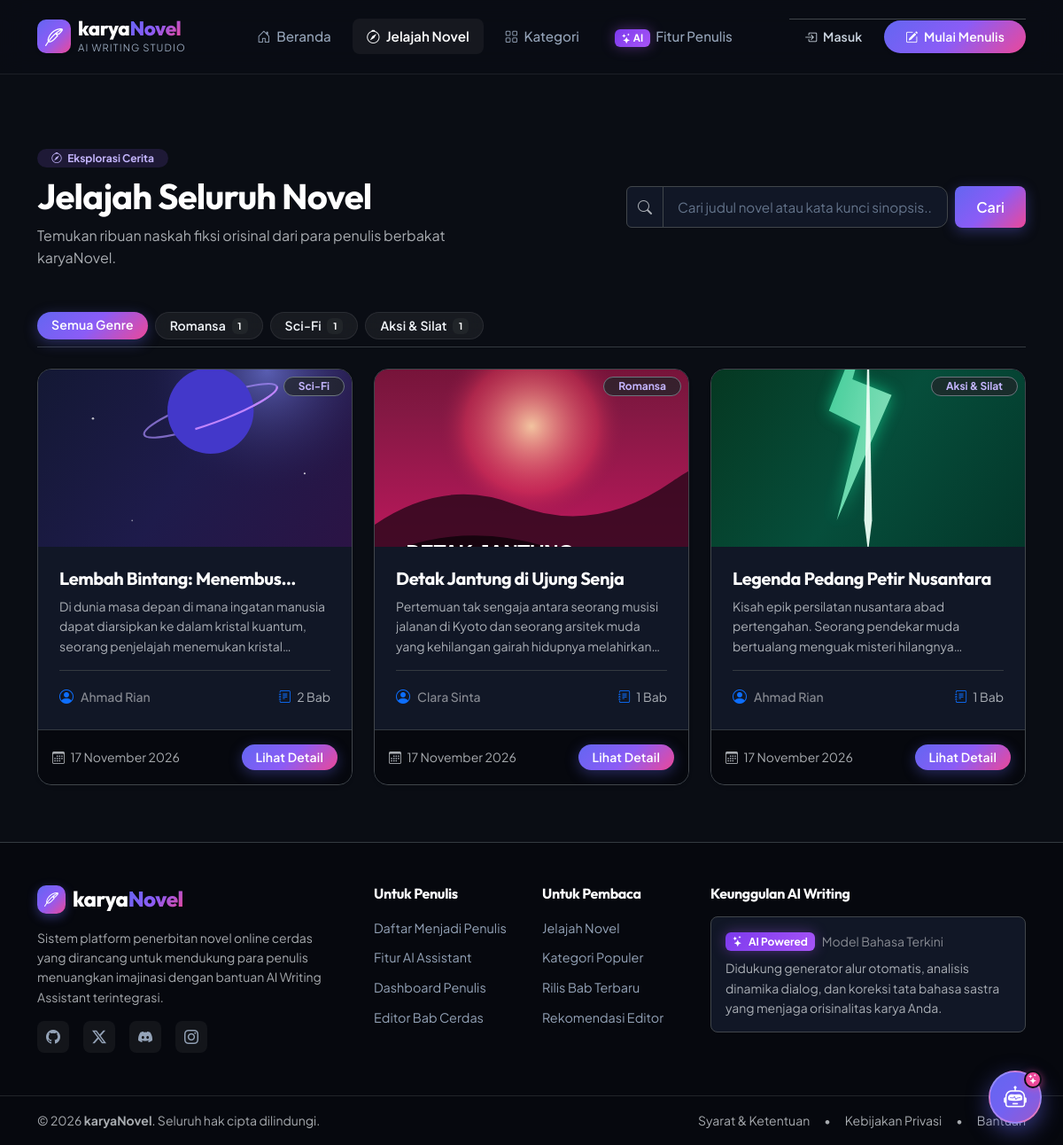
Page /novel on the committed database.
### tables this page shows
CREATE TABLE `novels` (
    `id` INT AUTO_INCREMENT PRIMARY KEY,
    `user_id` INT NOT NULL,
    `title` VARCHAR(200) NOT NULL,
    `synopsis` TEXT NOT NULL,
    `genre` VARCHAR(100) NOT NULL,
    `cover` VARCHAR(255) NULL,
    `status` ENUM('draft', 'published') DEFAULT 'draft',
    `created_at` TIMESTAMP DEFAULT CURRENT_TIMESTAMP,
    `updated_at` TIMESTAMP DEFAULT CURRENT_TIMESTAMP ON UPDATE CURRENT_TIMESTAMP,
    CONSTRAINT `fk_novels_user` FOREIGN KEY (`user_id`) REFERENCES `users` (`id`) ON DELETE CASCADE,
    INDEX `idx_novels_user_id` (`user_id`),
    INDEX `idx_novels_status` (`status`),
    INDEX `idx_novels_genre` (`genre`)
);

CREATE TABLE `users` (
    `id` INT AUTO_INCREMENT PRIMARY KEY,
    `name` VARCHAR(100) NOT NULL,
    `email` VARCHAR(150) NOT NULL UNIQUE,
    `phone` VARCHAR(25) NULL,
    `password` VARCHAR(255) NOT NULL,
    `otp_code` VARCHAR(10) NULL,
    `otp_expiry` DATETIME NULL,
    `is_verified` TINYINT(1) DEFAULT 1,
    `role` ENUM('pembaca', 'penulis', 'admin', 'user') DEFAULT 'pembaca',
    `created_at` TIMESTAMP DEFAULT CURRENT_TIMESTAMP,
    `updated_at` TIMESTAMP DEFAULT CURRENT_TIMESTAMP ON UPDATE CURRENT_TIMESTAMP,
    INDEX `idx_users_email` (`email`),
    INDEX `idx_users_phone` (`phone`),
    INDEX `idx_users_role` (`role`)
);

### app/views/novel/index.php (the view, shortened to what the rows shown need)
<section class="py-5">
    <div class="container py-lg-3">
        <div class="row align-items-center justify-content-between mb-5 g-4">
            <div class="col-lg-6">
                <h1 class="display-6 fw-bold text-white mb-2">
                    <?= !empty($currentGenre) ? 'Genre: ' . sanitize($currentGenre) : 'Jelajah Seluruh Novel'; ?>
                </h1>
            </div>
        </div>
        <?php if (empty($novels)): ?>
            <div class="text-center py-5 bg-card-dark rounded-4 border border-secondary-subtle my-4">
                <i class="bi bi-journal-x text-muted display-3 mb-3 d-block"></i>
                <h4 class="text-white fw-bold">Tidak ada novel yang ditemukan</h4>
                <p class="text-muted small">Coba ubah kata kunci pencarian atau pilih genre novel yang lain.</p>
                <a href="<?= base_url('novel'); ?>" class="btn btn-outline-light rounded-pill px-4 btn-sm mt-2">Reset Filter</a>
            </div>
        <?php else: ?>
            <div class="row g-4">
                <?php foreach ($novels as $novel): ?>
                    <?php $coverUrl = novel_cover_url($novel['cover'] ?? null); ?>
                    <div class="col-md-6 col-lg-4">
                        <div class="card card-novel h-100 rounded-4 overflow-hidden border border-secondary-subtle shadow-sm transition-all">
                            <div class="card-novel-cover-wrap position-relative" style="height: 200px;">
                                <?php if ($coverUrl): ?>
                                    <img src="<?= $coverUrl; ?>" alt="<?= sanitize($novel['title']); ?>" class="w-100 h-100 object-fit-cover">
                                <?php endif; ?>
                                <span class="badge bg-dark bg-opacity-75 text-purple-light border border-secondary position-absolute top-0 end-0 m-2 rounded-pill px-3 py-1">
                                    <?= sanitize($novel['genre']); ?>
                                </span>
                            </div>
                            <div class="card-body p-4 d-flex flex-column">
                                <h5 class="card-title fw-bold text-white mb-2 line-clamp-1">
                                    <a href="<?= base_url('novel/detail/' . $novel['id']); ?>" class="text-white text-decoration-none hover-primary">
                                        <?= sanitize($novel['title']); ?>
                                    </a>
                                </h5>
                                <p class="card-text text-muted small flex-grow-1 line-clamp-3 mb-3">
                                    <?= sanitize($novel['synopsis']); ?>
                                </p>
                                <div class="d-flex align-items-center justify-content-between pt-3 border-top border-dark-subtle mt-auto">
                                    <div class="d-flex align-items-center gap-2">
                                        <i class="bi bi-person-circle text-primary"></i>
                                        <span class="text-white-50 small fw-medium"><?= sanitize($novel['author_name']); ?></span>
                                    </div>
                                    <div class="text-muted small">
                                        <i class="bi bi-journal-text text-primary me-1"></i> <?= $novel['total_chapters']; ?> Bab
                                    </div>
                                </div>
                            </div>
                            <div class="card-footer bg-dark-deep p-3 border-top border-dark-subtle d-flex justify-content-between align-items-center">
                                <span class="text-muted small"><i class="bi bi-calendar3 me-1"></i> <?= format_date($novel['created_at']); ?></span>
                                <a href="<?= base_url('novel/detail/' . $novel['id']); ?>" class="btn btn-sm btn-primary-gradient rounded-pill px-3">
                                    Lihat Detail
                                </a>
                            </div>
                        </div>
                    </div>
                <?php endforeach; ?>
            </div>
        <?php endif; ?>
    </div>
</section>

### rows in the picture
novels: cover (picture), genre "Sci-Fi", title "Lembah Bintang:…", synopsis "Di dunia masa depan di mana ingatan manusia dapat diarsipkan ke dalam kristal kuantum, seorang penjelajah menemukan…", user.name "Ahmad Rian", total_chapters "2", created_at "17 November 2026"
novels: cover (picture), genre "Romansa", title "Detak Jantung di Ujung Senja", synopsis "Pertemuan tak sengaja antara seorang musisi jalanan di Kyoto dan seorang arsitek muda yang kehilangan gairah hidupnya…", user.name "Clara Sinta", total_chapters "1", created_at "17 November 2026"
novels: cover (picture), genre "Aksi & Silat", title "Legenda Pedang Petir Nusantara", synopsis "Kisah epik persilatan nusantara abad pertengahan. Seorang pendekar muda bertualang menguak misteri…", user.name "Ahmad Rian", total_chapters "1", created_at "17 November 2026"

### other values in the picture
$g['genre'] "Romansa"
$g['count'] "1"
$g['genre'] "Sci-Fi"
$g['genre'] "Aksi & Silat"
